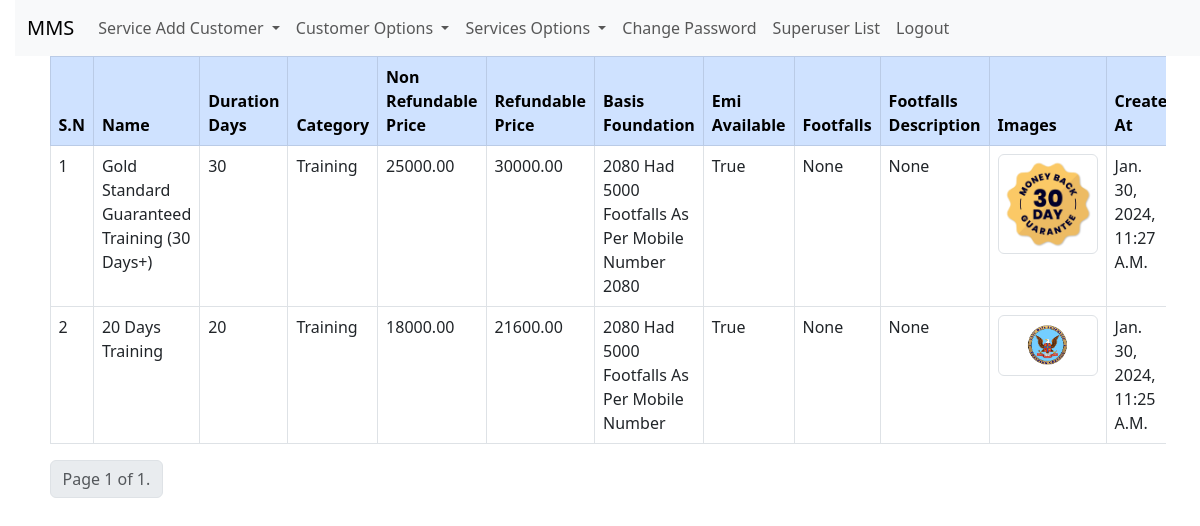
Page /main/service/ (signed in) on the committed database.
### admin_app/models.py (models this page shows, shortened)
class Service(models.Model):
    SERVICE_CATEGORIES = [
        ("Training", "Training"),
        ("Membership", "Membership"),
        ("Tickets", "Tickets"),
    ]
    name = models.CharField(max_length=255, verbose_name="Service/Product")
    images = models.ImageField(upload_to="Service/Product/%Y/%m/%d", blank=False)
    duration_days = models.IntegerField(verbose_name="Day/Session")
    category = models.CharField(
        max_length=20, choices=SERVICE_CATEGORIES, verbose_name="Service Category"
    )
    non_refundable_price = models.DecimalField(
        max_digits=10, decimal_places=2, verbose_name="Non-refundable"
    )
    refundable_price = models.DecimalField(
        max_digits=10,
        decimal_places=2,
        verbose_name="Refundable",
        null=True,
        blank=True,
    )
    basis_foundation = models.CharField(
        max_length=50, verbose_name="Basis/foundation", null=True, blank=True
    )
    emi_available = models.BooleanField(default=False, verbose_name="0% EMI Available")
    footfalls = models.IntegerField(
        null=True, blank=True, help_text="Applicable only for Tickets category"
    )
    footfalls_description = models.CharField(max_length=255, null=True, blank=True)
    date_of_signature = models.DateTimeField(default=timezone.now)

### admin_app/views.py (the view)
# urls.py: path("service/", ServiceListView.as_view(), name="service"),
class ServiceListView(ListView):
    model = Service
    template_name = "main/service/service_list.html"
    context_object_name = "services"
    paginate_by = 10  # Set the number of items per page
    def get_queryset(self):
        queryset = Service.objects.all().order_by("-date_of_signature")
        for i, obj in enumerate(queryset, start=1):
            obj.serial_number = i
        return queryset
    def dispatch(self, request, *args, **kwargs):
        if not self.request.user.is_superuser:
            return redirect("main")  # Fixed typo here
        return super().dispatch(request, *args, **kwargs)
    def get_context_data(self, **kwargs):
        context = super().get_context_data(**kwargs)
        total_amount = Service.objects.all().count()
        context["total_amount"] = total_amount
        return context

### template/main/service/service_list.html (shortened to what this page needs)
{% extends "main/base.html" %}
{% load static %}
{% block content %}
{% if user.is_superuser %}
<div class="table-responsive text-capitalize">
     <table class="table  table-hover table-bordered">
          <thead class="table-primary">
               <tr>
                    <th>S.N</th>
                    <th>Name</th>
                    <th>Duration days</th>
                    <th>category</th>
                    <th>Non refundable price</th>
                    <th>refundable price</th>
                    <th>basis foundation</th>
                    <th>emi available</th>
                    <th>footfalls</th>
                    <th>footfalls description</th>
                    <th>Images</th>
                    <th>Create at</th>
               </tr>
          </thead>
          <tbody>
               {% for obj in services %}
          <tbody>
               <tr>
                    <td>{{obj.serial_number}}</td>
                    <td>{{obj.name}}</td>
                    <td>{{obj.duration_days}}</td>
                    <td>{{obj.category}}</td>
                    <td>{{obj.non_refundable_price}}</td>
                    <td>{{obj.refundable_price}}</td>
                    <td>{{obj.basis_foundation}}</td>
                    <td>{{obj.emi_available}}</td>
                    <td>{{obj.footfalls}}</td>
                    <td>{{obj.footfalls_description}}</td>
                    <td>
                         <div class="img-container">
                              <img src="{{obj.images.url}}" alt="{{ obj.category}}" class="img-thumbnail"
                                   style="max-width: 100px;">
                         </div>
                    </td>
                    <td>{{obj.date_of_signature }}</td>
               </tr>
          </tbody>
          {% endfor %}
          </tbody>
     </table>
</div>
{% include 'pagination.html' %}
{% else %}
{% include 'main/login.html' %}
{% endif %}
{% endblock content %}

### static/css/blog.css (style rules this page uses)
body { padding-left: 15px; }

### rows in the picture
Service: serial_number "1", name "Gold Standard Guaranteed Training (30 Days+)", duration_days "30", category "Training", non_refundable_price "25000.00", refundable_price "30000.00", basis_foundation "2080 Had 5000 Footfalls As Per Mobile Number 2080", emi_available "True", footfalls "None", footfalls_description "None", images (picture), date_of_signature "Jan. 30, 2024, 11:27 A.m."
Service: serial_number "2", name "20 Days Training", duration_days "20", category "Training", non_refundable_price "18000.00", refundable_price "21600.00", basis_foundation "2080 Had 5000 Footfalls As Per Mobile Number", emi_available "True", footfalls "None", footfalls_description "None", images (picture), date_of_signature "Jan. 30, 2024, 11:25 A.m."

### other values in the picture
{{ page_obj.number }} "1"
{{ page_obj.paginator.num_pages }} "1"
